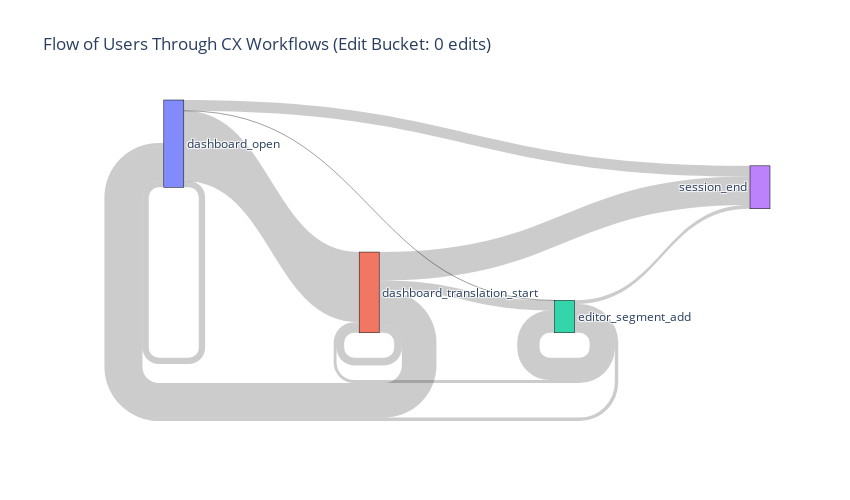
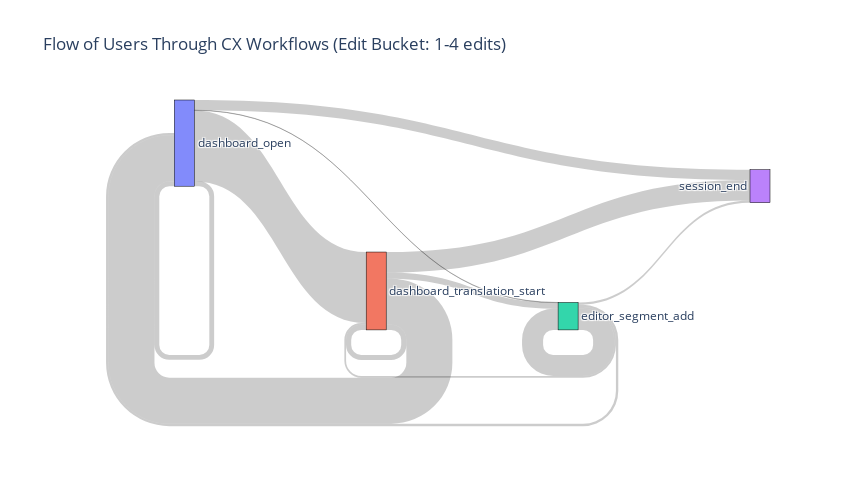
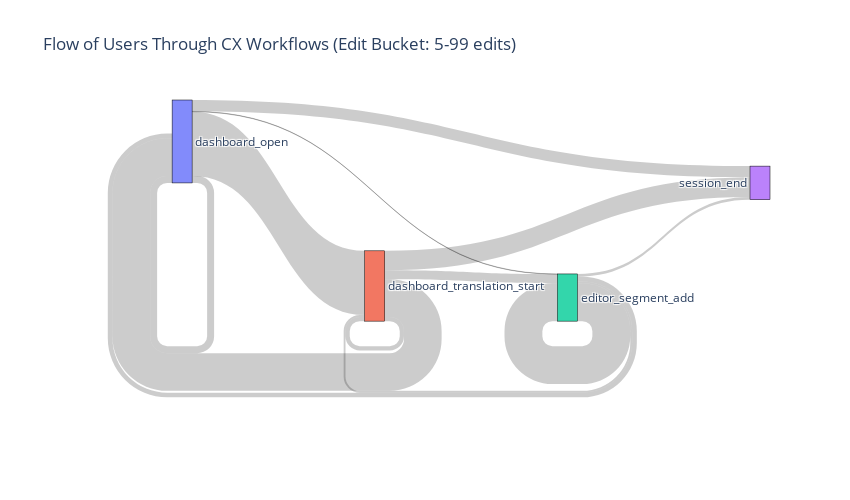
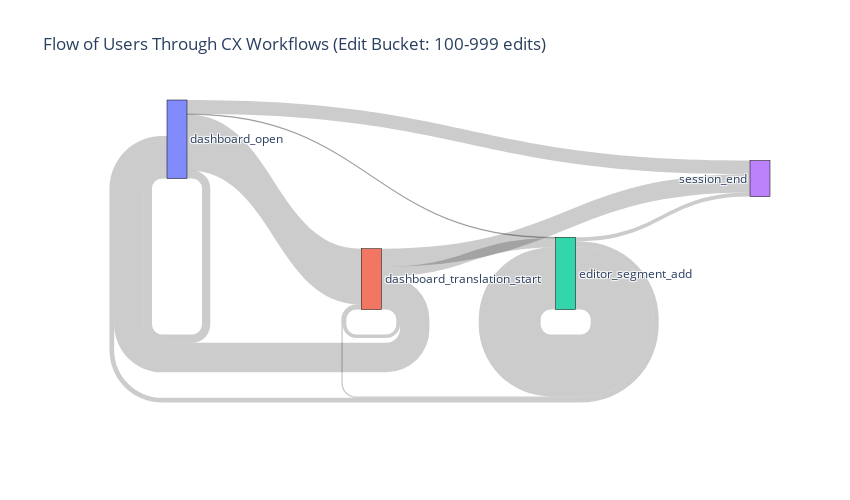

The notebook cell these images were saved under, in order:
### Code cell
for bucket in edit_buckets:
    plot_sankey(events.query(f"""user_global_edit_count_bucket == '{bucket}'"""), f'Flow of Users Through CX Workflows (Edit Bucket: {bucket})')

### Figure 1 — Plotly figure (JSON) as saved in the notebook; plotly's stock layout.template omitted (floating-point values rounded to 4 significant figures)
{"data": [{"link": {"customdata": [7.229, 80.39, 0.1322, 12.25, 42.9, 9.469, 12.36, 35.27, 10.59, 8.915, 68.88, 11.62], "hovertemplate": "Events: %{value}<br />Percentage: %{customdata:.2f}%<extra></extra>", "source": [0, 0, 0, 0, 1, 1, 1, 1, 2, 2, 2, 2], "target": [0, 1, 2, 3, 0, 1, 2, 3, 0, 1, 2, 3], "value": [1094, 12166, 20, 1854, 6003, 1325, 1729, 4936, 595, 501, 3871, 653]}, "node": {"label": ["dashboard_open", "dashboard_translation_start", "editor_segment_add", "session_end"], "line": {"color": "black", "width": 0.5}, "pad": 15, "thickness": 20}, "type": "sankey"}], "layout": {"font": {"size": 12}, "height": 500, "title": {"text": "Flow of Users Through CX Workflows (Edit Bucket: 0 edits)"}, "width": 850}}

### Figure 2 — Plotly figure (JSON) as saved in the notebook; plotly's stock layout.template omitted (floating-point values rounded to 4 significant figures)
{"data": [{"link": {"customdata": [5.611, 82.35, 0.2715, 11.76, 59.15, 6.58, 7.882, 26.39, 8.626, 6.351, 76.78, 8.246], "hovertemplate": "Events: %{value}<br />Percentage: %{customdata:.2f}%<extra></extra>", "source": [0, 0, 0, 0, 1, 1, 1, 1, 2, 2, 2, 2], "target": [0, 1, 2, 3, 0, 1, 2, 3, 0, 1, 2, 3], "value": [186, 2730, 9, 390, 1771, 197, 236, 790, 91, 67, 810, 87]}, "node": {"label": ["dashboard_open", "dashboard_translation_start", "editor_segment_add", "session_end"], "line": {"color": "black", "width": 0.5}, "pad": 15, "thickness": 20}, "type": "sankey"}], "layout": {"font": {"size": 12}, "height": 500, "title": {"text": "Flow of Users Through CX Workflows (Edit Bucket: 1-4 edits)"}, "width": 850}}

### Figure 3 — Plotly figure (JSON) as saved in the notebook; plotly's stock layout.template omitted (floating-point values rounded to 4 significant figures)
{"data": [{"link": {"customdata": [8.431, 77.45, 0.4189, 13.7, 53.53, 6.009, 12.72, 27.74, 9.966, 3.956, 80.25, 5.826], "hovertemplate": "Events: %{value}<br />Percentage: %{customdata:.2f}%<extra></extra>", "source": [0, 0, 0, 0, 1, 1, 1, 1, 2, 2, 2, 2], "target": [0, 1, 2, 3, 0, 1, 2, 3, 0, 1, 2, 3], "value": [483, 4437, 24, 785, 2601, 292, 618, 1348, 325, 129, 2617, 190]}, "node": {"label": ["dashboard_open", "dashboard_translation_start", "editor_segment_add", "session_end"], "line": {"color": "black", "width": 0.5}, "pad": 15, "thickness": 20}, "type": "sankey"}], "layout": {"font": {"size": 12}, "height": 500, "title": {"text": "Flow of Users Through CX Workflows (Edit Bucket: 5-99 edits)"}, "width": 850}}

### Figure 4 — Plotly figure (JSON) as saved in the notebook; plotly's stock layout.template omitted (floating-point values rounded to 4 significant figures)
{"data": [{"link": {"customdata": [10.55, 71.01, 0.8192, 17.61, 48.59, 5.866, 15.72, 29.82, 6.548, 1.954, 85.77, 5.725], "hovertemplate": "Events: %{value}<br />Percentage: %{customdata:.2f}%<extra></extra>", "source": [0, 0, 0, 0, 1, 1, 1, 1, 2, 2, 2, 2], "target": [0, 1, 2, 3, 0, 1, 2, 3, 0, 1, 2, 3], "value": [335, 2254, 26, 559, 1193, 144, 386, 732, 191, 57, 2502, 167]}, "node": {"label": ["dashboard_open", "dashboard_translation_start", "editor_segment_add", "session_end"], "line": {"color": "black", "width": 0.5}, "pad": 15, "thickness": 20}, "type": "sankey"}], "layout": {"font": {"size": 12}, "height": 500, "title": {"text": "Flow of Users Through CX Workflows (Edit Bucket: 100-999 edits)"}, "width": 850}}
